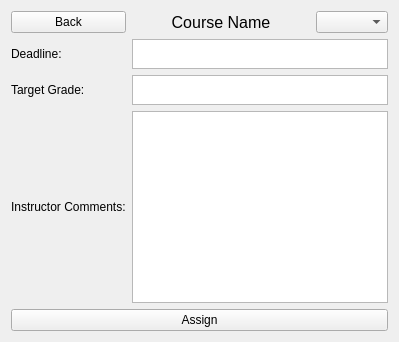
     <widget class="QWidget" name="assignPage">
      <layout class="QGridLayout" name="gridLayout_39">
       <item row="2" column="1" colspan="5">
        <widget class="QTextEdit" name="deadline">
         <property name="maximumSize">
          <size>
           <width>16777215</width>
           <height>30</height>
          </size>
         </property>
        </widget>
       </item>
       <item row="3" column="0">
        <widget class="QLabel" name="label_24">
         <property name="text">
          <string>Target Grade:</string>
         </property>
        </widget>
       </item>
       <item row="0" column="0">
        <widget class="QPushButton" name="assignBackButton">
         <property name="text">
          <string>Back</string>
         </property>
        </widget>
       </item>
       <item row="2" column="0">
        <widget class="QLabel" name="label_23">
         <property name="text">
          <string>Deadline:</string>
         </property>
        </widget>
       </item>
       <item row="0" column="1" colspan="4">
        <widget class="QLabel" name="label_22">
         <property name="font">
          <font>
           <pointsize>12</pointsize>
          </font>
         </property>
         <property name="text">
          <string>Course Name</string>
         </property>
         <property name="alignment">
          <set>Qt::AlignmentFlag::AlignCenter</set>
         </property>
        </widget>
       </item>
       <item row="0" column="5">
        <widget class="QComboBox" name="comboBox"/>
       </item>
       <item row="3" column="1" colspan="5">
        <widget class="QTextEdit" name="tgtGrade">
         <property name="maximumSize">
          <size>
           <width>16777215</width>
           <height>30</height>
          </size>
         </property>
        </widget>
       </item>
       <item row="4" column="0">
        <widget class="QLabel" name="label_25">
         <property name="maximumSize">
          <size>
           <width>140</width>
           <height>16777215</height>
          </size>
         </property>
         <property name="text">
          <string>Instructor Comments:</string>
         </property>
        </widget>
       </item>
       <item row="4" column="1" colspan="5">
        <widget class="QTextBrowser" name="comments"/>
       </item>
       <item row="5" column="0" colspan="6">
        <widget class="QPushButton" name="pushButton">
         <property name="text">
          <string>Assign</string>
         </property>
        </widget>
       </item>
      </layout>
     </widget>
